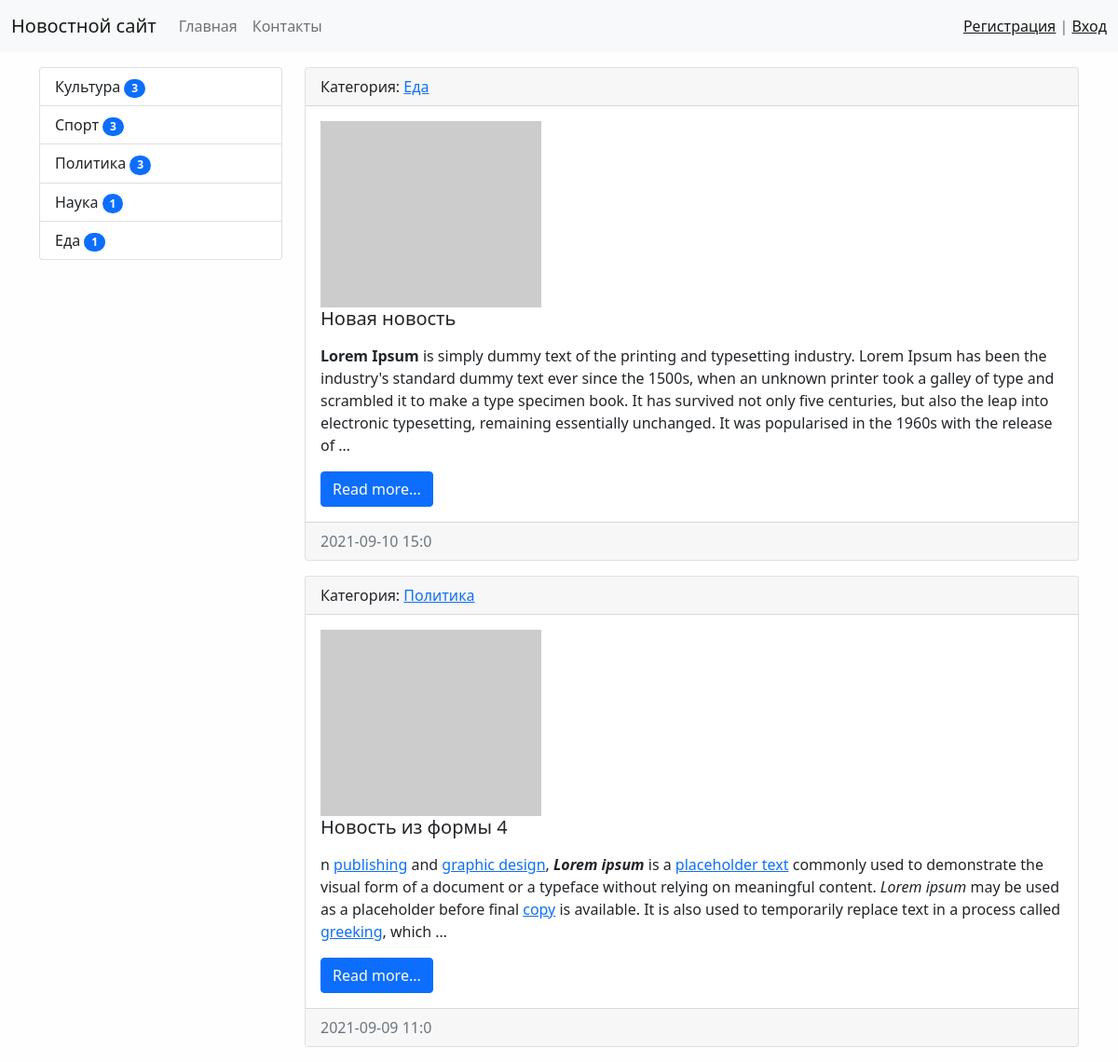
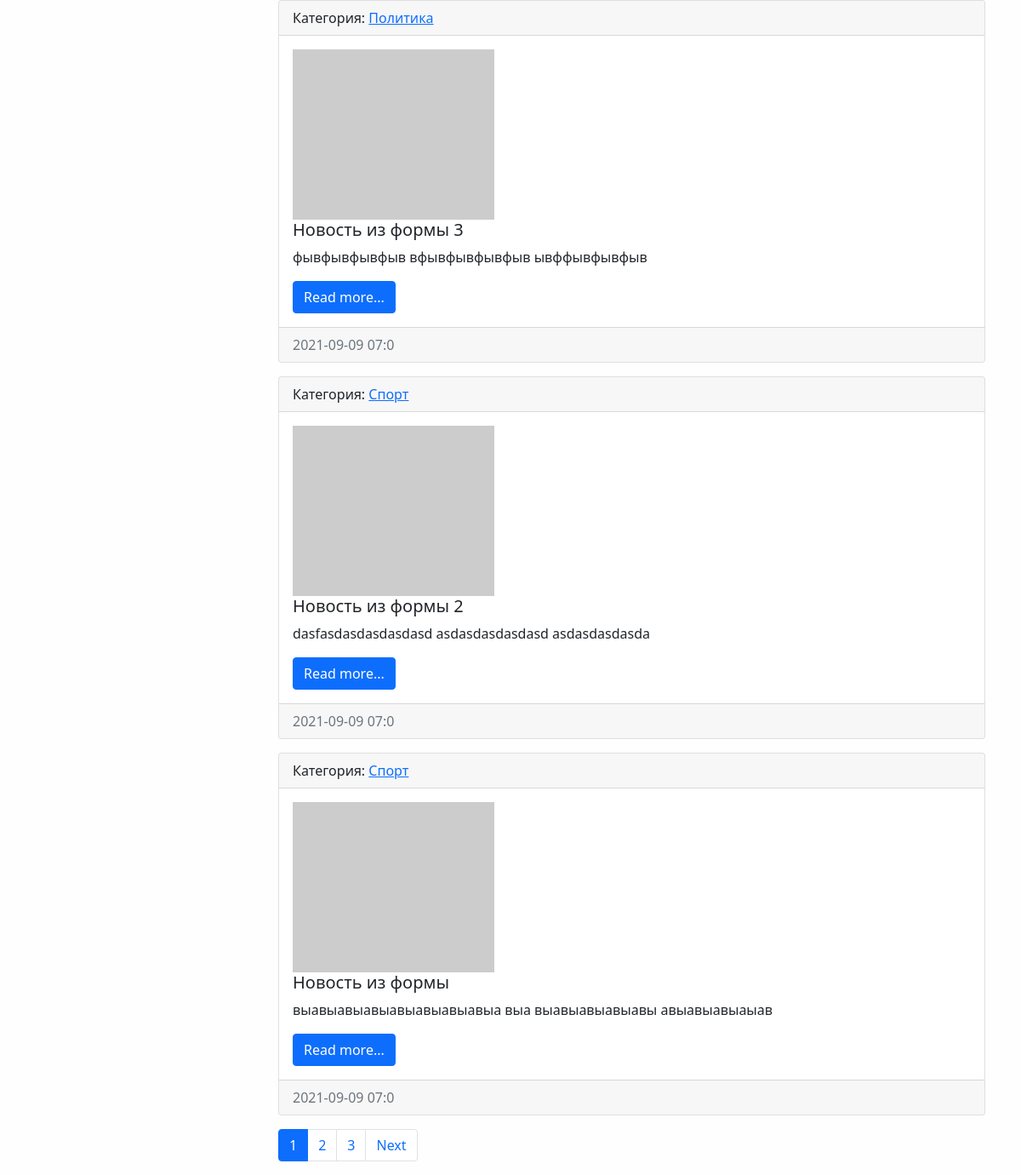
The page / on the database its author committed (2 pictures, top to bottom).
### news/models.py (models this page shows, shortened)
class Category(models.Model):
    title = models.CharField(max_length=150, db_index=True, verbose_name='Наименование категорий')
    def get_absolute_url(self):
        return reverse('category', kwargs={"category_id": self.pk})
    def __str__(self):
        return self.title
    class Meta:
        verbose_name = 'Категория'
        verbose_name_plural = 'Категории'
        ordering = ['title']

class News(models.Model):
    title = models.CharField(max_length=150, verbose_name='Наименование')
    content = models.TextField(blank=True, verbose_name='Контент')
    created_at = models.DateTimeField(auto_now_add=True, verbose_name='Дата публикации')
    updated_at = models.DateTimeField(auto_now=True, verbose_name='Обновлено')
    photo = models.ImageField(upload_to='photos/%Y/%m/%d/', verbose_name='Фото', blank=True)
    is_published = models.BooleanField(default=True, verbose_name='Опубликовано')
    category = models.ForeignKey('Category', on_delete=models.PROTECT, verbose_name='Категория')
    views = models.IntegerField(default=0, verbose_name='Кол-во просмотров')
    def get_absolute_url(self):
        return reverse('view_news', kwargs={"pk": self.pk})
    class Meta:
        verbose_name = 'Новость'
        verbose_name_plural = 'Новости'
        ordering = ['-created_at']

### news/views.py (the view)
# urls.py: path('', HomeNews.as_view(), name='home'),
class HomeNews(ListView, MyMixin):
    model = News
    template_name = 'news/home_news_list.html'
    context_object_name = 'news'
    mixin_prop = 'heelo world'
    paginate_by = 5
    def get_context_data(self, *, object_list=None, **kwargs):
        context = super(HomeNews, self).get_context_data(**kwargs)
        context['title'] = self.get_upper('Главная страница')
        return context
    def get_queryset(self):
        return News.objects.filter(is_published=True).select_related('category')

### news/templatetags/news_tags.py (called while the page is built)
@register.inclusion_tag('news/list_categories.html')
def show_categories(arg1='Hello', arg2='world'):
    categories = Category.objects.annotate(cnt=Count('news', filter=F('news__is_published'))).filter(cnt__gt=0)
    return {"categories": categories, "arg1": arg1, "arg2": arg2}

### news/utils.py (called while the page is built)
    def get_upper(self, s):
        return s.upper()

### news/templates/news/home_news_list.html (shortened to what this page needs)
{% extends 'base.html' %}
{% block sidebar %}
{% include 'inc/_sidebar.html' %}
{% endblock %}
{% block content %}
    {% for item in news %}
    <div class="card mb-3">
        <div class="card-header">
            Категория: <a href="{{ item.category.get_absolute_url }}">{{ item.category }}</a>
        </div>
        <div class="card-body">
            <div class="media">
                {% if item.photo %}
                <img src="{{ item.photo.url }}" alt="" width="350" class="mr-3">
                {% else %}
                <img src="https://picsum.photos/id/237/200/200" alt="" class="mr-3">
                {% endif %}
                <div class="media-body">
                    <h5 class="card-title">{{ item.title }}</h5>
                    <p class="card-text">{{ item.content|truncatewords:70 }}</p>
                    <a href="{{ item.get_absolute_url }}" class="btn btn-primary">Read more...</a>
                </div>
            </div>
        </div>
        <div class="card-footer text-muted">
            {{ item.created_at|date:"Y-m-d H:I" }}
        </div>
    </div>
{% endfor %}
{% endblock %}

### news/templates/news/list_categories.html
<div class="list-group">
     {% for item in categories %}
    <a href="{{ item.get_absolute_url }}" class="list-group-item list-group-item-action">
        {{ item.title }}  <span class="badge bg-primary rounded-pill">{{ item.cnt }}</span></a>
    {% endfor %}
</div>

### mysite/static/css/style.css (style rules this page uses)
body { background-color: #fefefe; }

### rows shown on the page
Category: title "Культура", cnt "3"
Category: title "Спорт", cnt "3"
Category: title "Политика", cnt "3"
Category: title "Наука", cnt "1"
Category: title "Еда", cnt "1"
News: category "Еда", title "Новая новость", content "Lorem Ipsum is simply dummy text of the printing and typesetting industry. Lorem Ipsum has been the industry's standard dummy text ever since the 1500s, when an unknown printer took a galley of type and scrambled it to make a type specimen book. It has survived not only five centuries, but also the leap into electronic typesetting, remaining essentially unchanged. It was popularised in the 1960s with the release of …", created_at "2021-09-10 15:0"
News: category "Политика", title "Новость из формы 4", content "n publishing and graphic design , Lorem ipsum is a placeholder text commonly used to demonstrate the visual form of a document or a typeface without relying on meaningful content. Lorem ipsum may be used as a placeholder before final copy is available. It is also used to temporarily replace text in a process called greeking , which …", created_at "2021-09-09 11:0"
News: category "Политика", title "Новость из формы 3", content "фывфывфывфыв вфывфывфывфыв ывффывфывфыв", created_at "2021-09-09 07:0"
News: category "Спорт", title "Новость из формы 2", content "dasfasdasdasdasdasd asdasdasdasdasd asdasdasdasda", created_at "2021-09-09 07:0"
News: category "Спорт", title "Новость из формы", content "выавыавыавыавыавыавыавыа выа выавыавыавыавы авыавыавыаыав", created_at "2021-09-09 07:0"

### other values the page prints
{{ p }} "1"
{{ p }} "2" "3"
